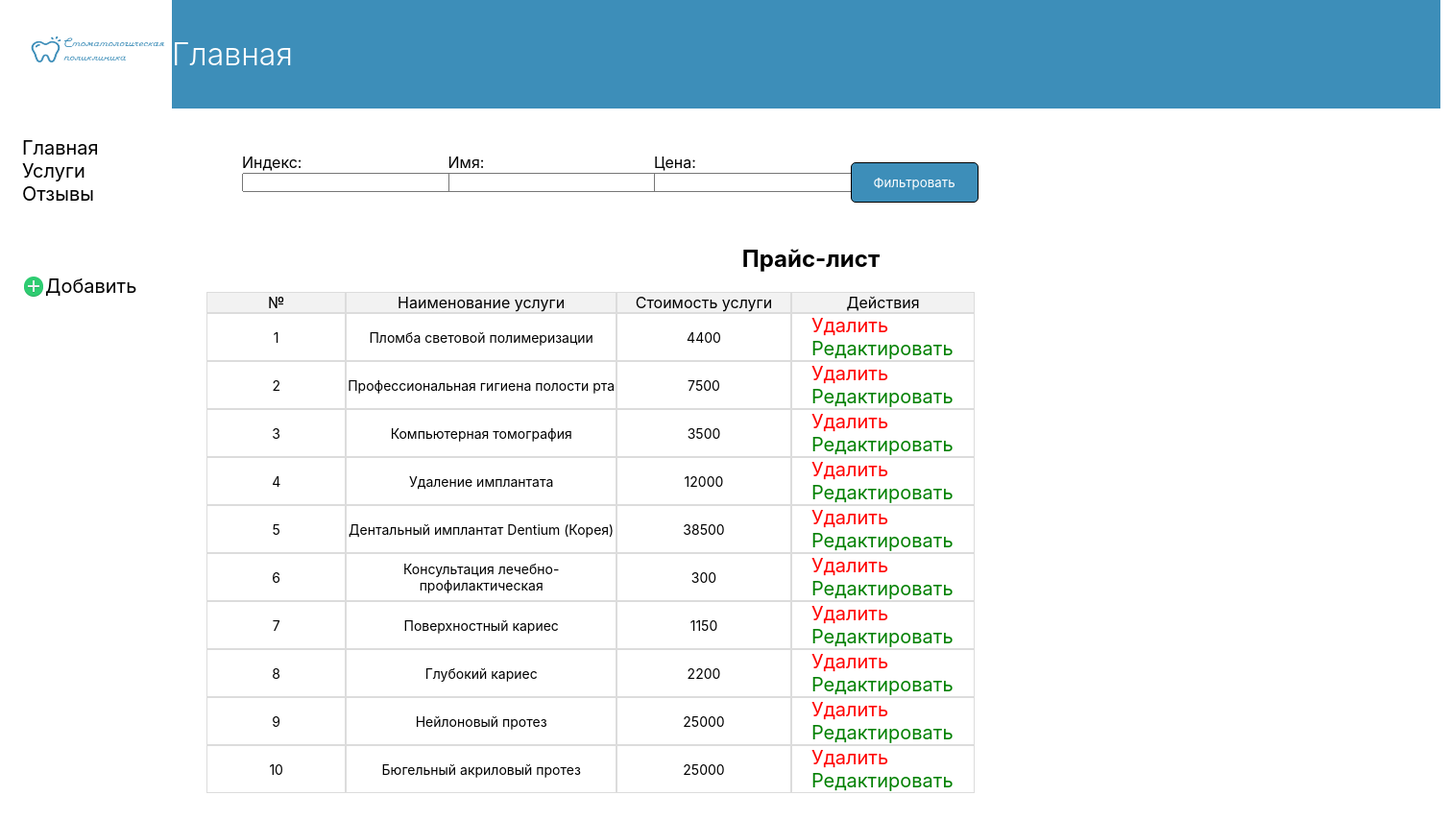
The page / on the database its author committed.
### main/models.py (models this page shows, shortened)
class Service(models.Model):
    name = models.CharField('Имя', max_length=50)
    price = models.IntegerField('Цена', max_length=50)
    ind = models.CharField('Индекс', max_length=50)
    class Meta:
        verbose_name = 'Запись'
        verbose_name_plural = 'Записи'

### main/views.py (the view)
# urls.py: path('', views.index, name="home"),
def index(request):
    staf_all = Service.objects.order_by('id')
    staf = PostFilter(request.GET, queryset=staf_all)
    return render(request, 'main/index.html', {'title': 'Главная страница сайта',
                                               'staf': staf})

### main/templates/main/index.html (shortened to what this page needs)
{% extends 'main/base.html' %}
{% load static %}
{% block content %}
<div class="zalogo"><h1>Главная</h1></div>
<div class="container_form">
    <form method="get" class="form-filter">
        <div>
            {{ staf.form.as_p }}
            <button type="submit" class="fil">Фильтровать</button>
        </div>
    </form>
</div>
<h2>Прайс-лист</h2>
<div class="table">
{% if staf %}
<table cellspacing="0">
    <tr>
        <th>№</th>
        <th>Наименование услуги</th>
        <th>Стоимость услуги</th>
        <th>Действия</th>
    </tr>
    {% for elem in staf.qs %}
    <tr>
        <td>{{ elem.ind }}</td>
        <td>{{ elem.name }}</td>
        <td>{{ elem.price }}</td>
        <td class="button"><a href="{% url 'task-delete' elem.id %}" class="delete">Удалить</a>
            <a href="{% url 'task-update' elem.id %}" class="edit">Редактировать</a></td>
    </tr>
    {% endfor %}
</table>
{% else %}
<p>У нас нет записей</p>
{% endif %}
</div>
{% endblock %}

### main/templates/main/base.html (shortened to what this page needs)
{% load static %}
<!DOCTYPE html>
<html lang="ru">
<head>
    <link rel="stylesheet" href="{% static 'styles/st.css' %}">
</head>
<body>
     <div class="container">
        <div class="header">
            <a class="header__logo" href=""><img src="{% static 'img/image2.PNG' %}" alt="img"></a>
            <a class="header__link" href="/">Главная</a>
            <a class="header__link" href="/order">Услуги</a>
            <a class="header__link" href="/otziv">Отзывы</a>
            <a class="header__lonk" href="/add"><img src="{% static 'img/image1.png' %}" alt="img">Добавить</a>
        </div>
     </div>
{% block content %}{% endblock %}
</body>
</html>

### static/styles/st.css (style rules this page uses)
* { margin: 0; padding: 0; box-sizing: border-box; font-family: Inter; }
.zalogo { width: 1500px; height: 113px; background-color: #3D8EB9; color: #fff; }
h1 { font-size: 32px; font-weight: 300; line-height: 39px; letter-spacing: 0em; text-align: left; padding-top: 37px; padding-left: 37px; }
img { width: 1033px; height: 715px; top: 137px; left: 206px; }
.header { width: 179px; height: 1500px; background-color: #fff; float: left; padding-left: 23px; }
a { text-decoration: none; color: black; font-size: 20px; display: flex; }
img { margin-top: 20px; margin-left: 50px; }
.header__logo { padding-bottom: 72px; padding-top: 32px; }
.header__link { font-size: 20px; }
.header__lonk { padding-top: 72px; font-size: 20px; }
.header__logo img { weight: 306px; height: 38px; padding: 0 ; margin: 0 ; }
.header__lonk img { width: 24px; height: 24px; padding: 0 ; margin: 0 ; }
form { margin-top: 20px; margin-left: 216px; padding: 26px; }
button { width: 133px; height: 42px; top: 435px; left: 254px; border-radius: 5px; border: 1px solid black; }
table { margin-top:20px; width: 800px; height: 170px; text-align: center; }
.table { margin-left: 215px; }
td { border: 1px solid #DCDCDC; width: 70px; font-size: 14px; }
.delete { color:red; }
.edit { color: green; }
.button a { margin-left: 20px; }
th { border: 1px solid #DCDCDC; background-color:#F2F2F2; width: 70px; font-weight: normal; font-size: 16px; }
h2 { text-align: center; }
button { background-color: #3D8EB9; color: #fff; }
.form-filter p { width: 150px; height: 110px; display: inline-block; margin-left: 10px; margin-right: 50px; }
.container_form { width: 1050px; margin-bottom: 20px; }
.form-filter div { height: 50px; }
td a { width: 70px; }

### rows shown on the page
Service: ind "1", name "Пломба световой полимеризации", price "4400"
Service: ind "2", name "Профессиональная гигиена полости рта", price "7500"
Service: ind "3", name "Компьютерная томография", price "3500"
Service: ind "4", name "Удаление имплантата", price "12000"
Service: ind "5", name "Дентальный имплантат Dentium (Корея)", price "38500"
Service: ind "6", name "Консультация лечебно-профилактическая", price "300"
Service: ind "7", name "Поверхностный кариес", price "1150"
Service: ind "8", name "Глубокий кариес", price "2200"
Service: ind "9", name "Нейлоновый протез", price "25000"
Service: ind "10", name "Бюгельный акриловый протез", price "25000"
